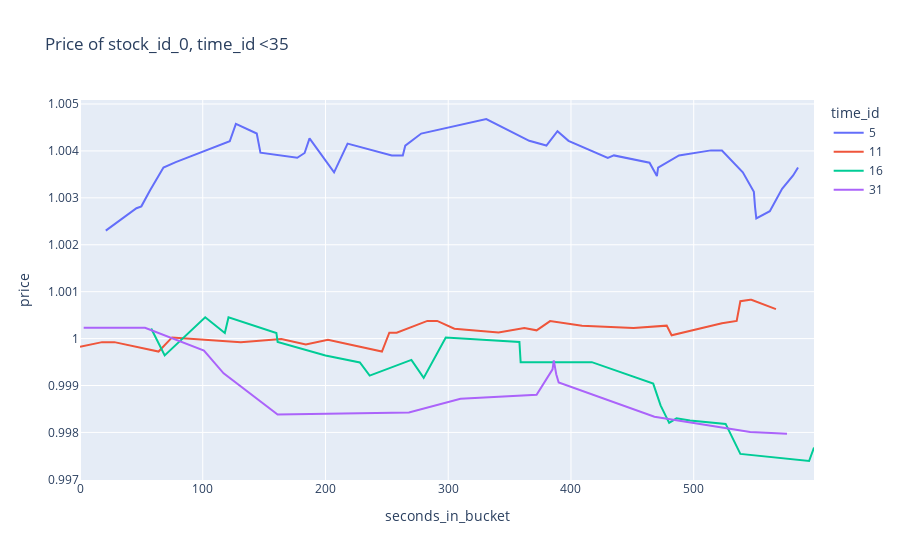

The cell this chart's notebook holds for it:
### Markdown cell above
### Sample

### Code cell
trade_train_sample = trade_train[(trade_train.stock_id == 0) & (trade_train.time_id < 35)]

fig = px.line(trade_train_sample, x="seconds_in_bucket", y="price", title='Price of stock_id_0, time_id <35', color='time_id')
if env == 'local' or env == 'kaggle':
    fig.write_image(save_path + 'trade_prices_sample.png')
fig.show()

### Figure 1 — Plotly figure (JSON) as saved in the notebook; plotly's stock layout.template omitted (floating-point values rounded to 4 significant figures)
{"data": [{"hovertemplate": "time_id=5<br>seconds_in_bucket=%{x}<br>price=%{y}<extra></extra>", "legendgroup": "5", "line": {"color": "#636efa", "dash": "solid"}, "mode": "lines", "name": "5", "orientation": "v", "showlegend": true, "type": "scatter", "x": [21, 46, 50, 57, 68, 78, 122, 127, 144, 147, 177, 183, 187, 207, 218, 254, 263, 265, 278, 331, 366, 380, 389, 398, 430, 435, 464, 470, 471, 488, 514, 523, 540, 549, 550, 551, 562, 572, 581, 585], "xaxis": "x", "y": [1.002, 1.003, 1.003, 1.003, 1.004, 1.004, 1.004, 1.005, 1.004, 1.004, 1.004, 1.004, 1.004, 1.004, 1.004, 1.004, 1.004, 1.004, 1.004, 1.005, 1.004, 1.004, 1.004, 1.004, 1.004, 1.004, 1.004, 1.003, 1.004, 1.004, 1.004, 1.004, 1.004, 1.003, 1.003, 1.003, 1.003, 1.003, 1.003, 1.004], "yaxis": "y"}, {"hovertemplate": "time_id=11<br>seconds_in_bucket=%{x}<br>price=%{y}<extra></extra>", "legendgroup": "11", "line": {"color": "#EF553B", "dash": "solid"}, "mode": "lines", "name": "11", "orientation": "v", "showlegend": true, "type": "scatter", "x": [0, 18, 28, 64, 75, 131, 164, 184, 202, 246, 252, 258, 283, 291, 305, 341, 362, 372, 383, 409, 451, 478, 482, 523, 535, 536, 538, 546, 547, 567], "xaxis": "x", "y": [0.9998, 0.9999, 0.9999, 0.9997, 1.0, 0.9999, 1.0, 0.9999, 1.0, 0.9997, 1.0, 1.0, 1.0, 1.0, 1.0, 1.0, 1.0, 1.0, 1.0, 1.0, 1.0, 1.0, 1.0, 1.0, 1.0, 1.001, 1.001, 1.001, 1.001, 1.001], "yaxis": "y"}, {"hovertemplate": "time_id=16<br>seconds_in_bucket=%{x}<br>price=%{y}<extra></extra>", "legendgroup": "16", "line": {"color": "#00cc96", "dash": "solid"}, "mode": "lines", "name": "16", "orientation": "v", "showlegend": true, "type": "scatter", "x": [58, 69, 102, 118, 121, 160, 161, 200, 228, 236, 270, 280, 298, 358, 359, 417, 467, 473, 480, 486, 497, 526, 538, 594, 598], "xaxis": "x", "y": [1.0, 0.9996, 1.0, 1.0, 1.0, 1.0, 0.9999, 0.9996, 0.9995, 0.9992, 0.9995, 0.9992, 1.0, 0.9999, 0.9995, 0.9995, 0.999, 0.9986, 0.9982, 0.9983, 0.9983, 0.9982, 0.9975, 0.9974, 0.9977], "yaxis": "y"}, {"hovertemplate": "time_id=31<br>seconds_in_bucket=%{x}<br>price=%{y}<extra></extra>", "legendgroup": "31", "line": {"color": "#ab63fa", "dash": "solid"}, "mode": "lines", "name": "31", "orientation": "v", "showlegend": true, "type": "scatter", "x": [3, 53, 101, 117, 161, 268, 310, 372, 385, 386, 388, 390, 468, 546, 576], "xaxis": "x", "y": [1.0, 1.0, 0.9997, 0.9993, 0.9984, 0.9984, 0.9987, 0.9988, 0.9993, 0.9995, 0.9992, 0.9991, 0.9983, 0.998, 0.998], "yaxis": "y"}], "layout": {"legend": {"title": {"text": "time_id"}, "tracegroupgap": 0}, "title": {"text": "Price of stock_id_0, time_id <35"}, "xaxis": {"anchor": "y", "domain": [0, 1], "title": {"text": "seconds_in_bucket"}}, "yaxis": {"anchor": "x", "domain": [0, 1], "title": {"text": "price"}}}}
